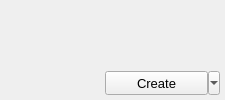
<?xml version="1.0" encoding="UTF-8"?>
<ui version="4.0">
 <class>LibraryContentItemWidget</class>
 <widget class="QWidget" name="LibraryContentItemWidget">
  <property name="geometry">
   <rect>
    <x>0</x>
    <y>0</y>
    <width>225</width>
    <height>100</height>
   </rect>
  </property>
  <property name="minimumSize">
   <size>
    <width>225</width>
    <height>100</height>
   </size>
  </property>
  <property name="maximumSize">
   <size>
    <width>225</width>
    <height>100</height>
   </size>
  </property>
  <layout class="QHBoxLayout" name="horizontalLayout">
   <property name="spacing">
    <number>0</number>
   </property>
   <property name="leftMargin">
    <number>0</number>
   </property>
   <property name="topMargin">
    <number>0</number>
   </property>
   <property name="rightMargin">
    <number>0</number>
   </property>
   <property name="bottomMargin">
    <number>0</number>
   </property>
   <item>
    <widget class="ImageViewerWidget" name="thumbnailViewer" native="true">
     <property name="minimumSize">
      <size>
       <width>100</width>
       <height>100</height>
      </size>
     </property>
     <property name="maximumSize">
      <size>
       <width>100</width>
       <height>100</height>
      </size>
     </property>
    </widget>
   </item>
   <item>
    <layout class="QVBoxLayout" name="verticalLayout" stretch="0,1,0,0">
     <property name="spacing">
      <number>0</number>
     </property>
     <property name="leftMargin">
      <number>5</number>
     </property>
     <property name="rightMargin">
      <number>5</number>
     </property>
     <item>
      <widget class="QLabel" name="titleLabel">
       <property name="font">
        <font>
         <pointsize>10</pointsize>
        </font>
       </property>
       <property name="alignment">
        <set>Qt::AlignLeading|Qt::AlignLeft|Qt::AlignTop</set>
       </property>
       <property name="wordWrap">
        <bool>true</bool>
       </property>
      </widget>
     </item>
     <item>
      <spacer name="verticalSpacer">
       <property name="orientation">
        <enum>Qt::Vertical</enum>
       </property>
       <property name="sizeHint" stdset="0">
        <size>
         <width>20</width>
         <height>0</height>
        </size>
       </property>
      </spacer>
     </item>
     <item>
      <widget class="QToolButton" name="createButton">
       <property name="sizePolicy">
        <sizepolicy hsizetype="Preferred" vsizetype="Preferred">
         <horstretch>0</horstretch>
         <verstretch>0</verstretch>
        </sizepolicy>
       </property>
       <property name="minimumSize">
        <size>
         <width>0</width>
         <height>24</height>
        </size>
       </property>
       <property name="font">
        <font>
         <pointsize>10</pointsize>
        </font>
       </property>
       <property name="text">
        <string>Create</string>
       </property>
       <property name="popupMode">
        <enum>QToolButton::MenuButtonPopup</enum>
       </property>
       <property name="toolButtonStyle">
        <enum>Qt::ToolButtonTextOnly</enum>
       </property>
      </widget>
     </item>
     <item>
      <spacer name="verticalSpacer_2">
       <property name="orientation">
        <enum>Qt::Vertical</enum>
       </property>
       <property name="sizeType">
        <enum>QSizePolicy::Minimum</enum>
       </property>
       <property name="sizeHint" stdset="0">
        <size>
         <width>20</width>
         <height>5</height>
        </size>
       </property>
      </spacer>
     </item>
    </layout>
   </item>
  </layout>
 </widget>
 <customwidgets>
  <customwidget>
   <class>ImageViewerWidget</class>
   <extends>QWidget</extends>
   <header>ImageViewerWidget.h</header>
   <container>1</container>
  </customwidget>
 </customwidgets>
 <resources/>
 <connections/>
</ui>
